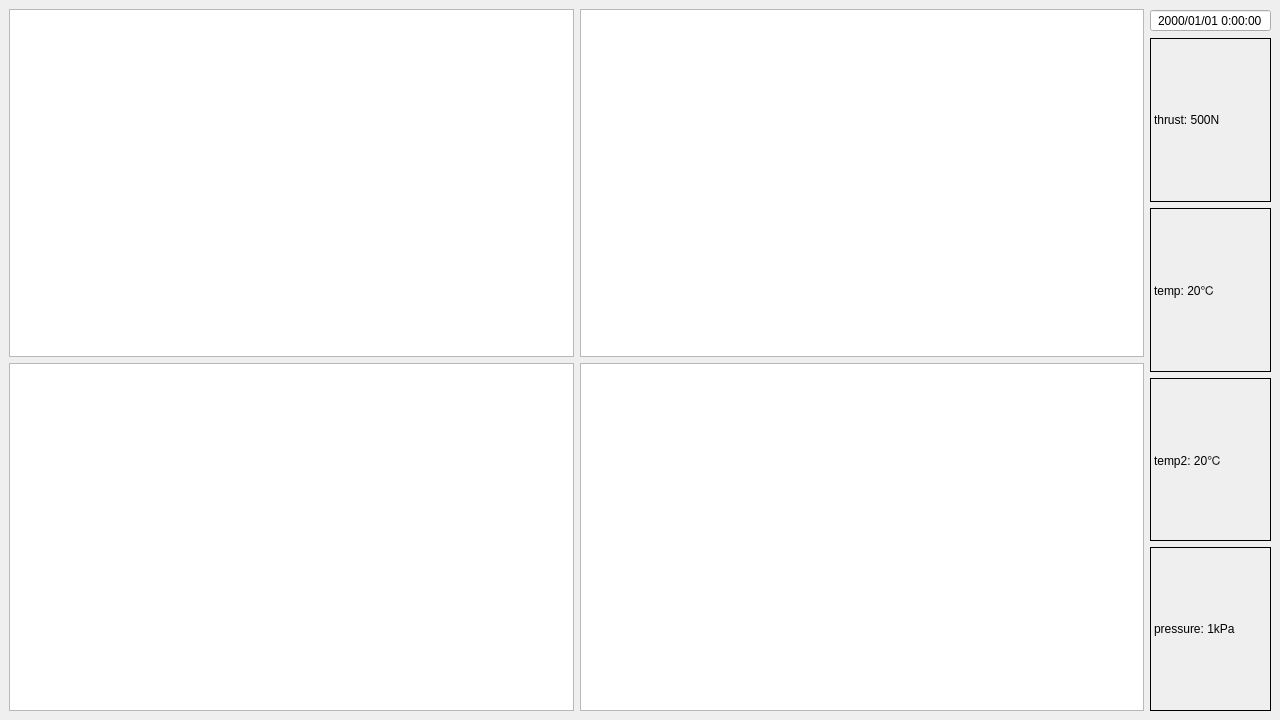
<?xml version="1.0" encoding="UTF-8"?>
<ui version="4.0">
 <class>SensorMonitor</class>
 <widget class="QMainWindow" name="SensorMonitor">
  <property name="geometry">
   <rect>
    <x>0</x>
    <y>0</y>
    <width>1280</width>
    <height>720</height>
   </rect>
  </property>
  <property name="font">
   <font>
    <family>Meiryo UI</family>
   </font>
  </property>
  <property name="windowTitle">
   <string>SensorMonitor</string>
  </property>
  <widget class="QWidget" name="centralwidget">
   <layout class="QVBoxLayout" name="verticalLayout_2">
    <item>
     <layout class="QHBoxLayout" name="horizontalLayout">
      <item>
       <layout class="QGridLayout" name="gridLayout">
        <item row="0" column="0">
         <widget class="PlotWidget" name="thrust_view"/>
        </item>
        <item row="0" column="1">
         <widget class="PlotWidget" name="pressure_view"/>
        </item>
        <item row="1" column="0">
         <widget class="PlotWidget" name="thermo_view"/>
        </item>
        <item row="1" column="1">
         <widget class="PlotWidget" name="thermo_view_2"/>
        </item>
       </layout>
      </item>
      <item>
       <layout class="QVBoxLayout" name="verticalLayout">
        <item>
         <widget class="QDateTimeEdit" name="dateTimeEdit">
          <property name="wrapping">
           <bool>false</bool>
          </property>
          <property name="frame">
           <bool>true</bool>
          </property>
          <property name="alignment">
           <set>Qt::AlignmentFlag::AlignCenter</set>
          </property>
          <property name="readOnly">
           <bool>true</bool>
          </property>
          <property name="buttonSymbols">
           <enum>QAbstractSpinBox::ButtonSymbols::NoButtons</enum>
          </property>
          <property name="displayFormat">
           <string>yyyy/MM/dd H:mm:ss</string>
          </property>
         </widget>
        </item>
        <item>
         <widget class="QLabel" name="thrust_label">
          <property name="frameShape">
           <enum>QFrame::Shape::Box</enum>
          </property>
          <property name="text">
           <string>thrust: 500N</string>
          </property>
         </widget>
        </item>
        <item>
         <widget class="QLabel" name="temp_label">
          <property name="frameShape">
           <enum>QFrame::Shape::Box</enum>
          </property>
          <property name="text">
           <string>temp: 20℃</string>
          </property>
         </widget>
        </item>
        <item>
         <widget class="QLabel" name="temp_label_2">
          <property name="frameShape">
           <enum>QFrame::Shape::Box</enum>
          </property>
          <property name="text">
           <string>temp2: 20℃</string>
          </property>
         </widget>
        </item>
        <item>
         <widget class="QLabel" name="pressure_label">
          <property name="frameShape">
           <enum>QFrame::Shape::Box</enum>
          </property>
          <property name="text">
           <string>pressure: 1kPa</string>
          </property>
         </widget>
        </item>
       </layout>
      </item>
     </layout>
    </item>
   </layout>
  </widget>
  <widget class="QMenuBar" name="menubar">
   <property name="geometry">
    <rect>
     <x>0</x>
     <y>0</y>
     <width>1280</width>
     <height>22</height>
    </rect>
   </property>
  </widget>
 </widget>
 <customwidgets>
  <customwidget>
   <class>PlotWidget</class>
   <extends>QGraphicsView</extends>
   <header location="global">pyqtgraph.h</header>
  </customwidget>
 </customwidgets>
 <resources/>
 <connections/>
</ui>
